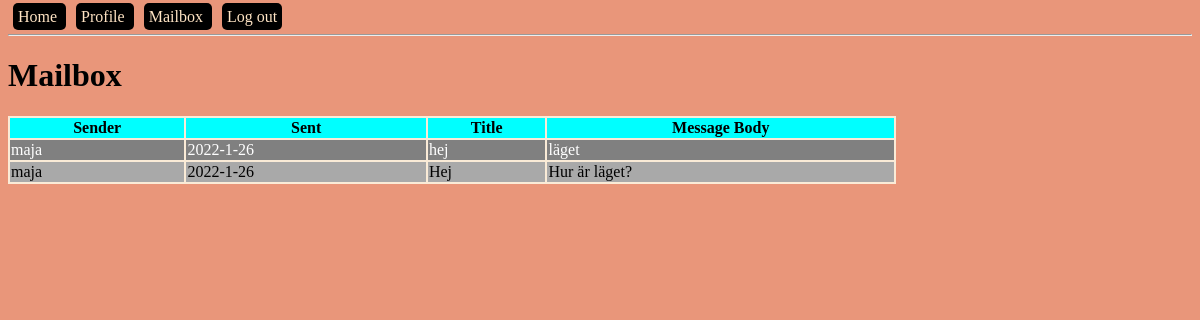
/mailbox (signed in), run on the app's committed database.
### models.py (models this page shows, shortened)
class Message(db.Model):
    id = db.Column(db.Integer, primary_key=True, autoincrement=True)
    title = db.Column(db.String(250))
    body = db.Column(db.Text)
    sent_time = db.Column(db.DateTime, default=datetime.datetime.now())
    sender_id = db.Column(db.Integer, db.ForeignKey('user.id'), nullable=False)

class User(db.Model):
    id = db.Column(db.Integer, primary_key=True, autoincrement=True)
    name = db.Column(db.String(150))
    email = db.Column(db.String(150), unique=True) # Vill inte ha två användare med samma epost
    password = db.Column(db.String(100))
    admin = db.Column(db.BOOLEAN, default=False)
    online = db.Column(db.BOOLEAN, default=False)
    sent_messages = db.relationship('Message', backref='sender', lazy=True)
    recv_messages = db.relationship('Message', secondary=message_recv, lazy='subquery',
                                    backref=db.backref('receivers', lazy=True))

### blueprints/user/__init__.py (the view)
@bp_user.get('/mailbox')
def mailbox_get():
    messages = get_user_messages()
    return render_template('mailbox.html', messages=messages)

### app.py (called while the page is built)
def create_app():
    app = Flask(__name__)
    app.config['SECRET_KEY'] = '123secret'
    app.config['SQLALCHEMY_TRACK_MODIFICATIONS'] = False
    app.config['SQLALCHEMY_DATABASE_URI'] = 'sqlite:///db.sqlite'
    db.init_app(app)
    login_manager = LoginManager()
    login_manager.init_app(app)
    @login_manager.user_loader
    def load_user(user_id):
        from models import User
        return User.query.filter_by(id=user_id).first()
    from blueprints.open import bp_open
    app.register_blueprint(bp_open)
    from blueprints.user import bp_user
    app.register_blueprint(bp_user)
    from blueprints.api import bp_api
    app.register_blueprint(bp_api, url_prefix='/api/v1.0')
    return app

### controllers/message_controller.py (called while the page is built)
def get_user_messages():
    return current_user.recv_messages

### templates/mailbox.html (shortened to what this page needs)
{% extends "base-template.html" %}
{% block content %}
    <h1 id="main-heading">Mailbox</h1>
    <table>
    <tr>
        <th>Sender</th>
        <th>Sent</th>
        <th>Title</th>
        <th>Message Body</th>
    </tr>
        {% for message in messages %}
            <tr>
                <td>{{ message.sender.name }}</td>
                {% if message.sent_time is not none %}
                    <td>{{ message.sent_time.year }}-{{ message.sent_time.month }}-{{ message.sent_time.day }}</td>
                {% else %}
                    <td>-</td>
                {% endif %}
                <td> {{ message.title }} </td>
                <td> {{ message.body }}</td>
            </tr>
        {% endfor %}
    </table>
{% endblock %}

### static/css/main.css (style rules this page uses)
body { background-color: darksalmon; }
table { width: 75%; background-color: antiquewhite; }
th { background: aqua; }
tr:nth-child(odd) { background: darkgrey; }
tr:nth-child(even) { background: grey; color: white; }

### data on the page
Message: sender.name "maja", sent_time.year "2022", sent_time.month "1", sent_time.day "26", title "hej", body "läget"
Message: sender.name "maja", sent_time.year "2022", sent_time.month "1", sent_time.day "26", title "Hej", body "Hur är läget?"
